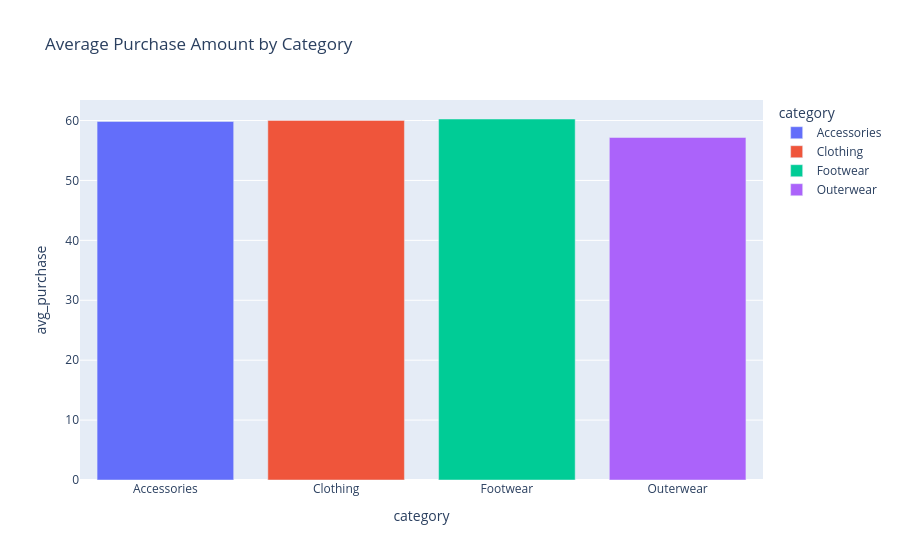

This figure's notebook cell:
### Code cell
category_summary = (
    df.groupby('category')
      .agg(
          customers=('customer_id', 'count'),
          avg_purchase=('purchase_amount', 'mean')
      )
      .reset_index()
)

fig = px.bar(
    category_summary,
    x='category',
    y='avg_purchase',
    color='category',
    title='Average Purchase Amount by Category'
)

fig.show()

### Figure 1 — Plotly figure (JSON) as saved in the notebook; plotly's stock layout.template omitted (floating-point values rounded to 4 significant figures)
{"data": [{"hovertemplate": "category=%{x}<br>avg_purchase=%{y}<extra></extra>", "legendgroup": "Accessories", "marker": {"color": "#636efa", "pattern": {"shape": ""}}, "name": "Accessories", "orientation": "v", "showlegend": true, "textposition": "auto", "type": "bar", "x": ["Accessories"], "xaxis": "x", "y": [59.84], "yaxis": "y"}, {"hovertemplate": "category=%{x}<br>avg_purchase=%{y}<extra></extra>", "legendgroup": "Clothing", "marker": {"color": "#EF553B", "pattern": {"shape": ""}}, "name": "Clothing", "orientation": "v", "showlegend": true, "textposition": "auto", "type": "bar", "x": ["Clothing"], "xaxis": "x", "y": [60.03], "yaxis": "y"}, {"hovertemplate": "category=%{x}<br>avg_purchase=%{y}<extra></extra>", "legendgroup": "Footwear", "marker": {"color": "#00cc96", "pattern": {"shape": ""}}, "name": "Footwear", "orientation": "v", "showlegend": true, "textposition": "auto", "type": "bar", "x": ["Footwear"], "xaxis": "x", "y": [60.26], "yaxis": "y"}, {"hovertemplate": "category=%{x}<br>avg_purchase=%{y}<extra></extra>", "legendgroup": "Outerwear", "marker": {"color": "#ab63fa", "pattern": {"shape": ""}}, "name": "Outerwear", "orientation": "v", "showlegend": true, "textposition": "auto", "type": "bar", "x": ["Outerwear"], "xaxis": "x", "y": [57.17], "yaxis": "y"}], "layout": {"barmode": "relative", "legend": {"title": {"text": "category"}, "tracegroupgap": 0}, "title": {"text": "Average Purchase Amount by Category"}, "xaxis": {"anchor": "y", "categoryarray": ["Accessories", "Clothing", "Footwear", "Outerwear"], "categoryorder": "array", "domain": [0, 1], "title": {"text": "category"}}, "yaxis": {"anchor": "x", "domain": [0, 1], "title": {"text": "avg_purchase"}}}}
